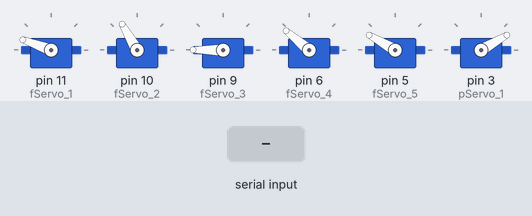
The sketch below on a simulated Arduino Nano, built with avr-gcc and run on an emulated ATmega328P. Shown: 6 × servo. The inputs (shaded band) are chosen by the test bench.

Above: at 1.2 s.
1.3 s: "1" received over Serial
At 2.0 s:
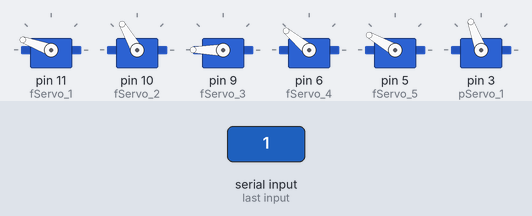
At 4.0 s:
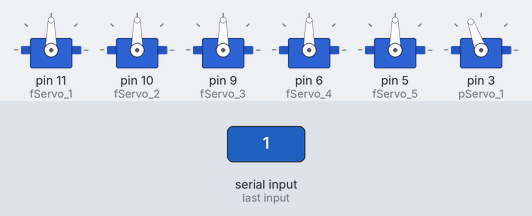
4.3 s: "0" received over Serial
At 4.6 s:
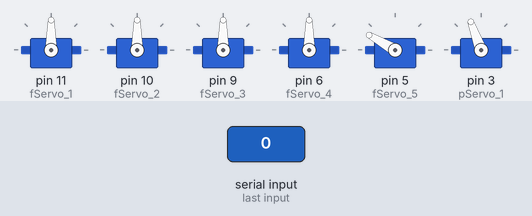
Timing chart, 0 to 7.3 s (numbered marks = the images above; inputs shaded):
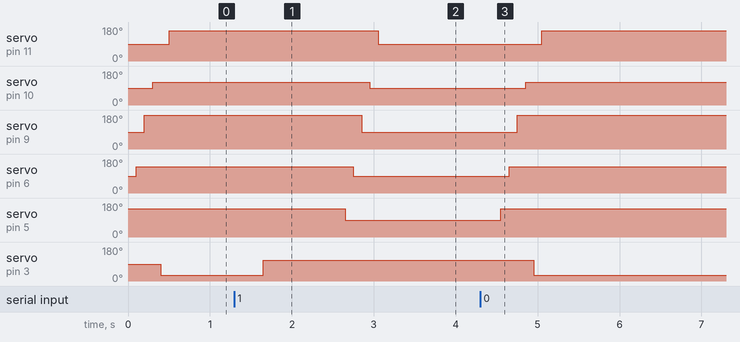

The sketch:

motor_test.ino
```cpp
/*
    This is OpenArms MK.3 project test motion code.
    Produce


  created 5 Nov 2017
  by Dongmin Kim(Ethan)
*/


#include <Servo.h>
Servo fServo_1;
Servo fServo_2;
Servo fServo_3;
Servo fServo_4;
Servo fServo_5;
Servo pServo_1;
 char num = '0';
void setup() {
  fServo_1.attach(11);
  fServo_2.attach(10);
  fServo_3.attach(9);
  fServo_4.attach(6);
  fServo_5.attach(5);
  pServo_1.attach(3);
  //baud rate 115200 because bluno nano's bluetooth default module setting communicate main MCU using 115200 in UART communication.
  Serial.begin(115200);
}

void loop() {
  test_motion();
  delay(50);
}

void test_motion() {
  if(Serial.available()){
    num = Serial.read();
  }
  //YOU CAN TUNE YOUR OWN SERVOS' VALUE
  //'1' IS DEFUALT STATE YOU CAN CHANGE !'1' PART, SO YOU CAN DESIGN YOUR OWN MOTION.
  //pServo is palm servo and fServo is finger servo.
  if(num != '1'){
  fServo_5.write(150);
  delay(100);
  fServo_4.write(140);
  delay(100);
  fServo_3.write(180);
  delay(100);
  fServo_2.write(120);
  delay(100);
  pServo_1.write(30);
  delay(100);
  fServo_1.write(160);
  }else{
  pServo_1.write(110);
  delay(1000);
  fServo_5.write(90);
  delay(100);
  fServo_4.write(90);
  delay(100);
  fServo_3.write(90);
  delay(100);
  fServo_2.write(90);
  delay(100);
  fServo_1.write(90);
  }
}
```

Measured:
- after the input at 1.3 s, servo on pin 11 (fServo_1): 160° → 90° after 1.8 s; servo on pin 10 (fServo_2): 120° → 90° after 1.7 s; servo on pin 9 (fServo_3): 180° → 90° after 1.6 s; servo on pin 6 (fServo_4): 140° → 90° after 1.5 s; servo on pin 5 (fServo_5): 150° → 90° after 1.4 s
- after the input at 4.3 s, servo on pin 11 (fServo_1): 90° → 160° after 0.75 s; servo on pin 10 (fServo_2): 90° → 120° after 0.55 s; servo on pin 9 (fServo_3): 90° → 180° after 0.45 s; servo on pin 6 (fServo_4): 90° → 140° after 0.35 s; servo on pin 5 (fServo_5): 90° → 150° after 0.25 s
